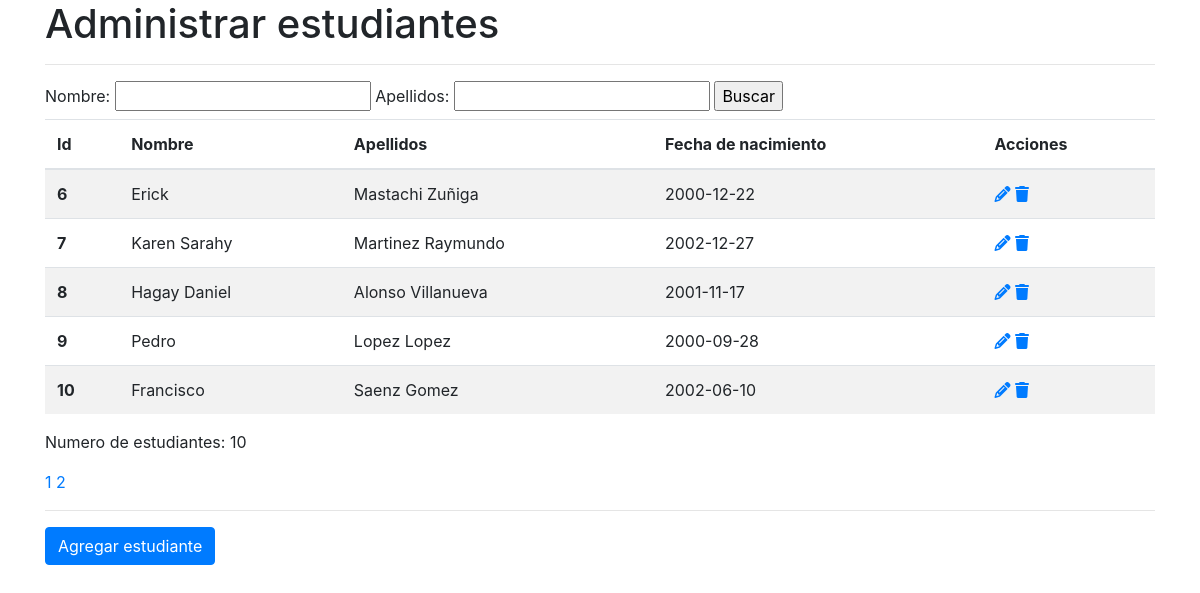
/manage-students.php?page=2, run on the app's committed database.
### tables this page shows
CREATE TABLE `students` (
	`id`	INTEGER NOT NULL PRIMARY KEY AUTO_INCREMENT,
	`first_name`	TEXT NOT NULL,
	`last_name`	TEXT NOT NULL,
	`birth_date`	TEXT NOT NULL,
	`address`	TEXT,
	`postcode`	TEXT,
	`city`	TEXT,
	`state`	TEXT,
	`country`	TEXT,
	`hidden`	INTEGER NOT NULL DEFAULT 0
);

### includes/search.php (the view, shortened to what this page needs)
<form method="get">
  <label>
    Nombre:
    <input type="text" name="first_name" value="<?= $_GET['first_name'] ?? '' ?>">
  </label>
  <label>
    Apellidos:
    <input type="text" name="last_name" value="<?= $_GET['last_name'] ?? '' ?>">
  </label>
  <input type="submit" value="Buscar">
</form>
<?php
$first_name = $_GET['first_name'] ?? '';
$last_name  = $_GET['last_name'] ?? '';
$count_query = 'SELECT COUNT(*) as num_rows from students where hidden = 0 ';
$query = 'SELECT id, first_name, last_name, birth_date from students where hidden = 0 ';
$filters = '';
$page  = $_GET['page'] ?? 1;
$query .= $filters . ' LIMIT 5 OFFSET ' . ( $page - 1 ) * 5;
try {
  $count_query = $pdo->query($count_query . $filters);
  $count_result = $count_query ? $count_query->fetch()['num_rows'] : 0;
  $num_pages = ($count_result / 5) + (($count_result % 5) ? 1 : 0);
} catch (PDOException $e) {
  $count_result = 0;
  $num_pages = 1;
}
$result = $pdo->query($query);
?>
<table class="table table-striped">
  <thead>
    <tr>
      <th scope="col">Id</th>
      <th scope="col">Nombre</th>
      <th scope="col">Apellidos</th>
      <th scope="col">Fecha de nacimiento</th>
      <th scope="col">Acciones</th>
    </tr>
  </thead>
  <tbody>
    <?php
      if ($result) {
        foreach ($result as $row) {
          echo '<tr>';
          echo '<th scope="row">' . $row['id'] . '</th>';
          echo '<td>' . $row['first_name'] . '</td>';
          echo '<td>' . $row['last_name'] . '</td>';
          echo '<td>' . $row['birth_date'] . '</td>';
          echo '<td>';
          echo '<a href="?action=update&id=' . $row['id'] . '"><i class="fas fa-pencil-alt"></i></a>&nbsp;';
          echo '<a href="?action=delete&id=' . $row['id'] . '"><i class="fas fa-trash"></i></a>';
          echo '</td>';
          echo '</tr>';
        }
      }
    ?>
  </tbody>
</table>
<p>Numero de estudiantes: <?= $count_result ?></p>
<?php
  for ($i = 1; $i <= $num_pages; $i++) {
    if ($action === 'search') {
      $filter = '&action=search&first_name=' . $first_name . '&last_name=' . $last_name;
    } else {
      $filter = '';
    }
    echo '<a href="?page=' . $i . $filter . '">' . $i . '</a> ';
  }
?>
<hr/>
<a href="?action=insert" class="btn btn-primary">
  Agregar estudiante
</a>

### data on the page
students: id "6", first_name "Erick", last_name "Mastachi Zuñiga", birth_date "2000-12-22"
students: id "7", first_name "Karen Sarahy", last_name "Martinez Raymundo", birth_date "2002-12-27"
students: id "8", first_name "Hagay Daniel", last_name "Alonso Villanueva", birth_date "2001-11-17"
students: id "9", first_name "Pedro", last_name "Lopez Lopez", birth_date "2000-09-28"
students: id "10", first_name "Francisco", last_name "Saenz Gomez", birth_date "2002-06-10"

### other printed values
$count_result "10"
